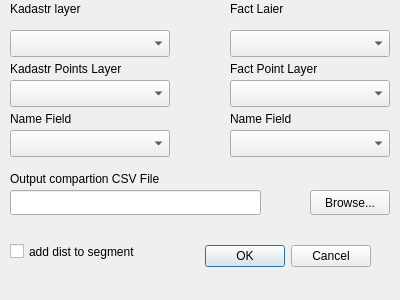
<?xml version="1.0" encoding="UTF-8"?>
<ui version="4.0">
 <class>KadCompareDialogBase</class>
 <widget class="QDialog" name="KadCompareDialogBase">
  <property name="geometry">
   <rect>
    <x>0</x>
    <y>0</y>
    <width>400</width>
    <height>300</height>
   </rect>
  </property>
  <property name="windowTitle">
   <string>Kadastr Compartion</string>
  </property>
  <widget class="QDialogButtonBox" name="button_box">
   <property name="geometry">
    <rect>
     <x>30</x>
     <y>240</y>
     <width>341</width>
     <height>32</height>
    </rect>
   </property>
   <property name="orientation">
    <enum>Qt::Horizontal</enum>
   </property>
   <property name="standardButtons">
    <set>QDialogButtonBox::Cancel|QDialogButtonBox::Ok</set>
   </property>
  </widget>
  <widget class="QgsMapLayerComboBox" name="kadCB">
   <property name="geometry">
    <rect>
     <x>10</x>
     <y>30</y>
     <width>160</width>
     <height>27</height>
    </rect>
   </property>
  </widget>
  <widget class="QgsMapLayerComboBox" name="pointKadCB">
   <property name="geometry">
    <rect>
     <x>10</x>
     <y>80</y>
     <width>160</width>
     <height>27</height>
    </rect>
   </property>
  </widget>
  <widget class="QgsMapLayerComboBox" name="factCB">
   <property name="geometry">
    <rect>
     <x>230</x>
     <y>30</y>
     <width>160</width>
     <height>27</height>
    </rect>
   </property>
  </widget>
  <widget class="QgsMapLayerComboBox" name="pointFactCB">
   <property name="geometry">
    <rect>
     <x>230</x>
     <y>80</y>
     <width>160</width>
     <height>27</height>
    </rect>
   </property>
  </widget>
  <widget class="QgsFieldComboBox" name="pointFactNameFieldCB">
   <property name="geometry">
    <rect>
     <x>230</x>
     <y>130</y>
     <width>160</width>
     <height>27</height>
    </rect>
   </property>
  </widget>
  <widget class="QgsFieldComboBox" name="pointKadNameFieldCB">
   <property name="geometry">
    <rect>
     <x>10</x>
     <y>130</y>
     <width>160</width>
     <height>27</height>
    </rect>
   </property>
  </widget>
  <widget class="QLabel" name="label">
   <property name="geometry">
    <rect>
     <x>10</x>
     <y>0</y>
     <width>91</width>
     <height>17</height>
    </rect>
   </property>
   <property name="text">
    <string>Kadastr layer</string>
   </property>
  </widget>
  <widget class="QLabel" name="label_2">
   <property name="geometry">
    <rect>
     <x>10</x>
     <y>60</y>
     <width>131</width>
     <height>17</height>
    </rect>
   </property>
   <property name="text">
    <string>Kadastr Points Layer</string>
   </property>
  </widget>
  <widget class="QLabel" name="label_3">
   <property name="geometry">
    <rect>
     <x>10</x>
     <y>110</y>
     <width>81</width>
     <height>17</height>
    </rect>
   </property>
   <property name="text">
    <string>Name Field</string>
   </property>
  </widget>
  <widget class="QLabel" name="label_4">
   <property name="geometry">
    <rect>
     <x>230</x>
     <y>0</y>
     <width>91</width>
     <height>17</height>
    </rect>
   </property>
   <property name="text">
    <string>Fact Laier</string>
   </property>
  </widget>
  <widget class="QLabel" name="label_5">
   <property name="geometry">
    <rect>
     <x>230</x>
     <y>60</y>
     <width>121</width>
     <height>17</height>
    </rect>
   </property>
   <property name="text">
    <string>Fact Point Layer</string>
   </property>
  </widget>
  <widget class="QLabel" name="label_6">
   <property name="geometry">
    <rect>
     <x>230</x>
     <y>110</y>
     <width>91</width>
     <height>17</height>
    </rect>
   </property>
   <property name="text">
    <string>Name Field</string>
   </property>
  </widget>
  <widget class="QLabel" name="label_7">
   <property name="geometry">
    <rect>
     <x>10</x>
     <y>170</y>
     <width>191</width>
     <height>17</height>
    </rect>
   </property>
   <property name="text">
    <string>Output compartion CSV File</string>
   </property>
  </widget>
  <widget class="QLineEdit" name="fileName">
   <property name="geometry">
    <rect>
     <x>10</x>
     <y>190</y>
     <width>251</width>
     <height>25</height>
    </rect>
   </property>
  </widget>
  <widget class="QPushButton" name="browseBtn">
   <property name="geometry">
    <rect>
     <x>310</x>
     <y>190</y>
     <width>80</width>
     <height>25</height>
    </rect>
   </property>
   <property name="text">
    <string>Browse...</string>
   </property>
  </widget>
  <widget class="QCheckBox" name="distToSegmentCheckBox">
   <property name="geometry">
    <rect>
     <x>10</x>
     <y>240</y>
     <width>141</width>
     <height>23</height>
    </rect>
   </property>
   <property name="text">
    <string>add dist to segment</string>
   </property>
  </widget>
 </widget>
 <customwidgets>
  <customwidget>
   <class>QgsFieldComboBox</class>
   <extends>QComboBox</extends>
   <header>qgsfieldcombobox.h</header>
  </customwidget>
  <customwidget>
   <class>QgsMapLayerComboBox</class>
   <extends>QComboBox</extends>
   <header>qgsmaplayercombobox.h</header>
  </customwidget>
 </customwidgets>
 <resources/>
 <connections>
  <connection>
   <sender>button_box</sender>
   <signal>accepted()</signal>
   <receiver>KadCompareDialogBase</receiver>
   <slot>accept()</slot>
   <hints>
    <hint type="sourcelabel">
     <x>20</x>
     <y>20</y>
    </hint>
    <hint type="destinationlabel">
     <x>20</x>
     <y>20</y>
    </hint>
   </hints>
  </connection>
  <connection>
   <sender>button_box</sender>
   <signal>rejected()</signal>
   <receiver>KadCompareDialogBase</receiver>
   <slot>reject()</slot>
   <hints>
    <hint type="sourcelabel">
     <x>20</x>
     <y>20</y>
    </hint>
    <hint type="destinationlabel">
     <x>20</x>
     <y>20</y>
    </hint>
   </hints>
  </connection>
 </connections>
</ui>
